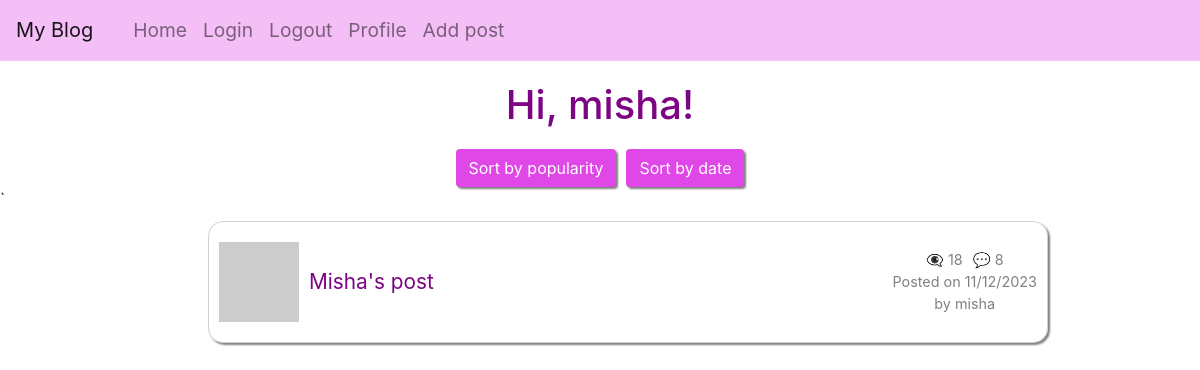
Page /home (signed in) on the earlier database version.
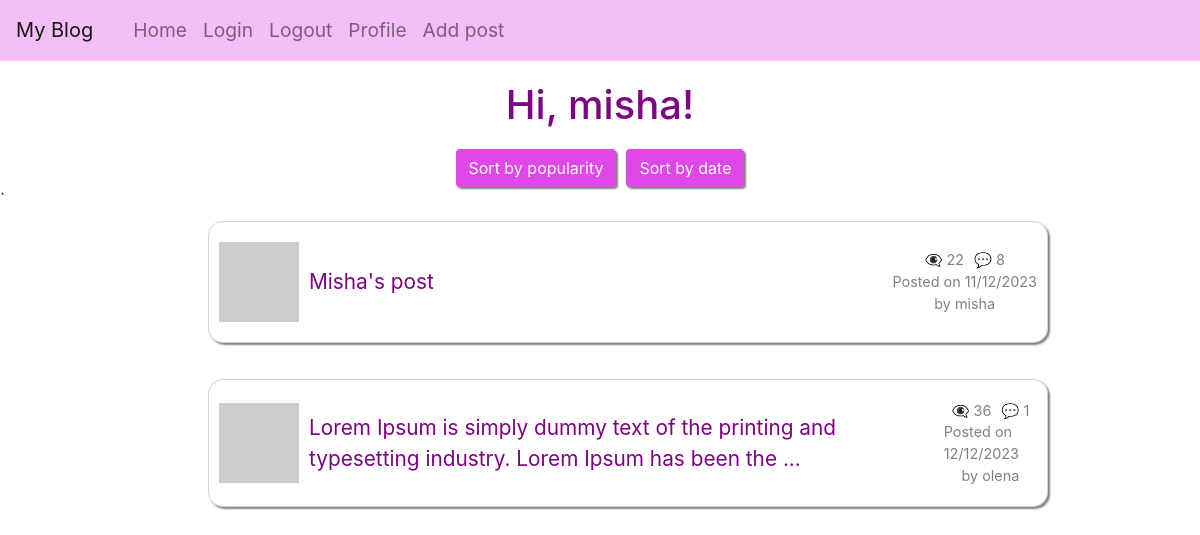
Same page on the later database version.
### app/models/models.py (models this page shows, shortened)
class User(UserMixin, db.Model):
    __tablename__ = "user"
    id = db.Column(db.Integer, primary_key=True)
    username = db.Column(String(64), unique=True, nullable=False)
    email = db.Column(db.String(120), unique=True, nullable=False)
    isAdmin = db.Column(db.Boolean, nullable=False)
    password_hash = db.Column(String(256))
    profile_image = db.Column(String(256))
    info = db.Column(String(256))
    posts = db.relationship('Post', back_populates='user', cascade='all, delete-orphan')
    comments = db.relationship('Comment', back_populates='user', cascade='all, delete-orphan')
    @login.user_loader
    def load_user(id):
        return db.session.get(User, int(id))
    def get_avatar(self, size):
        digest = md5(self.email.lower().encode('utf-8')).hexdigest()
        self.profile_image = f'https://www.gravatar.com/avatar/{digest}?d=identicon&s={size}'
        return self.profile_image

class Post(db.Model):
    __tablename__ = "post"
    id = db.Column(db.Integer, primary_key=True)
    body = db.Column(String(2500))
    timestamp = db.Column(DateTime, default=func.now())
    user_id = db.Column(db.Integer, db.ForeignKey('user.id'), nullable=False)
    user = db.relationship('User', back_populates='posts')
    comments = db.relationship('Comment', back_populates='post', cascade='all, delete-orphan')
    views = db.Column(db.Integer, server_default=str(0))
    def get_comments_length(self):
        commments = Comment.query.filter_by(post_id=self.id).all()
        return len(commments)

### app/routes/routes.py (the view)
@app.route('/')
@app.route('/home')
@login_required
def index():
    posts = Post.query.all()
    return render_template("index.html", title='Home Page', posts=posts)

### app/templates/index.html
{% extends "base.html" %} {% block content %} {% if current_user.isAdmin %}
<div class="admin-view-link"><a href="/admin">Admin view</a></div>
<div class="extra">
    <h1 class="greeting">Hi, {{current_user.username }}!</h1>
</div>
{% else %}
<h1 class="greeting">Hi, {{current_user.username }}!</h1>
{% endif %}
<div class="sort-buttons">
    <a
        class="btn btn-default"
        href="{{ url_for('sort', sort_by='popularity') }}"
        >Sort by popularity</a
    >
    <a class="btn btn-default" href="{{ url_for('sort', sort_by='date') }}"
        >Sort by date</a
    >
</div>
{% if posts %} `{% for post in posts %}
<div class="posts">
    <ul>
        <a href="{{url_for('post', id=post.id)}}" class="post-link">
            <li class="post">
                <div class="avatar-comment">
                    <img src="{{ post.user.get_avatar(20) }}" />
                    {% if post.body|length > 100 %} {{ post.body[0:100] }} ...
                    {%else %} {{ post.body }} {% endif %}
                </div>
                <div class="comments-date">
                    <div class="comments-views">
                        {% if not post.views%}
                        <p>👁️‍🗨️ 0</p>
                        {% else %}
                        <p>👁️‍🗨️ {{post.views}}</p>
                        {% endif %}
                        <p>💬 {{post.get_comments_length()}}</p>
                    </div>
                    <p>Posted on {{post.timestamp.strftime('%d/%m/%Y')}}</p>
                    <p>by {{post.user.username}}</p>
                </div>
            </li></a
        >
    </ul>
</div>
{% endfor %} {% else %}
<h4>Be the first to create a post</h4>
{% endif %} {% endblock %}

### app/templates/base.html (shortened to what this page needs)
<html>
    <head>
        <link
            rel="stylesheet"
            href="https://maxcdn.bootstrapcdn.com/bootstrap/4.0.0-beta.3/css/bootstrap.min.css"
        />
        <link rel="stylesheet" href="../static/style.css" />
    </head>
    <body>
        <nav class="navbar navbar-expand-lg navbar-light">
            <a class="navbar-brand" href="{{url_for('index')}}">My Blog</a>
            <div class="collapse navbar-collapse" id="navbarSupportedContent">
                <ul class="navbar-nav mr-auto">
                    <li class="nav-item">
                        <a class="nav-link" href="{{url_for('index')}}">Home</a>
                    </li>
                    <li class="nav-item">
                        <a class="nav-link" href="{{url_for('login')}}"
                            >Login</a
                        >
                    </li>
                    <li class="nav-item">
                        <a class="nav-link" href="{{url_for('logout')}}"
                            >Logout</a
                        >
                    </li>
                    <li class="nav-item">
                        <a
                            class="nav-link"
                            href="{{url_for('user', username=current_user.username)}}"
                            >Profile</a
                        >
                    </li>
                    <li class="nav-item">
                        <a
                            class="nav-link"
                            href="{{url_for('user', username=current_user.username)}}"
                            >Add post</a
                        >
                    </li>
                </ul>
            </div>
        </nav>
         {% block content %}{% endblock %}
    </body>
</html>

### app/static/style.css (style rules this page uses)
* { margin: 0; box-sizing: border-box; }
html { scroll-behavior: smooth; }
a { cursor: pointer; text-decoration: none; color: rgb(223, 71, 231); }
button, .btn { cursor: pointer; }
.btn { float: right; background: rgb(223, 71, 231); color: white; box-shadow: 2px 2px 2px grey; }
ul { list-style-type: none; margin-left: 1rem; font-size: larger; }
.navbar { background: rgba(223, 71, 231, 0.35); }
.greeting { text-align: center; color: rgb(125, 4, 131); margin: 20px 0; }
.posts { display: flex; flex-direction: column; align-items: center; }
.post { margin: 10px; border: 1px solid rgba(128, 128, 128, 0.364); border-radius: 15px; padding: 20px 10px; box-shadow: 2px 2px 2px grey; width: 70vw; display: flex; flex-direction: row; justify-content: space-between; align-items: center; gap: 20px; }
.comments-date { display: flex; flex-direction: column; font-size: 0.9rem; align-items: center; color: grey; margin: 0; }
.comments-views { display: flex; flex-direction: row; font-size: 0.9rem; justify-content: center; gap: 10px; }
.avatar-comment { display: flex; gap: 10px; align-items: center; color: rgb(125, 4, 131); }
.comments-date p { display: flex; flex-direction: column; align-items: flex-end; margin: 0px; }
a .post { color: rgb(125, 4, 131); font-size: 1.3rem; }
.sort-buttons { display: flex; justify-content: center; align-items: center; gap: 10px; }

Differences in the rows shown:
changed Post "Misha's post": views "18" → "22"
added Post: body "Lorem Ipsum is simply dummy text of the printing and typesetting industry. Lorem Ipsum has been the", views "36", get_comments_length "1", timestamp "12/12/2023", user.username "olena"
